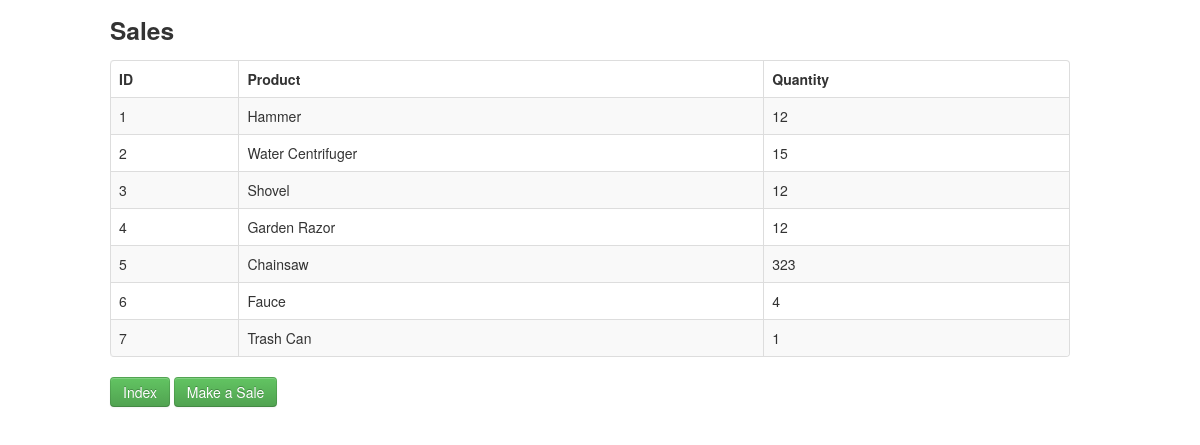
Page /sales.php on the earlier database version.
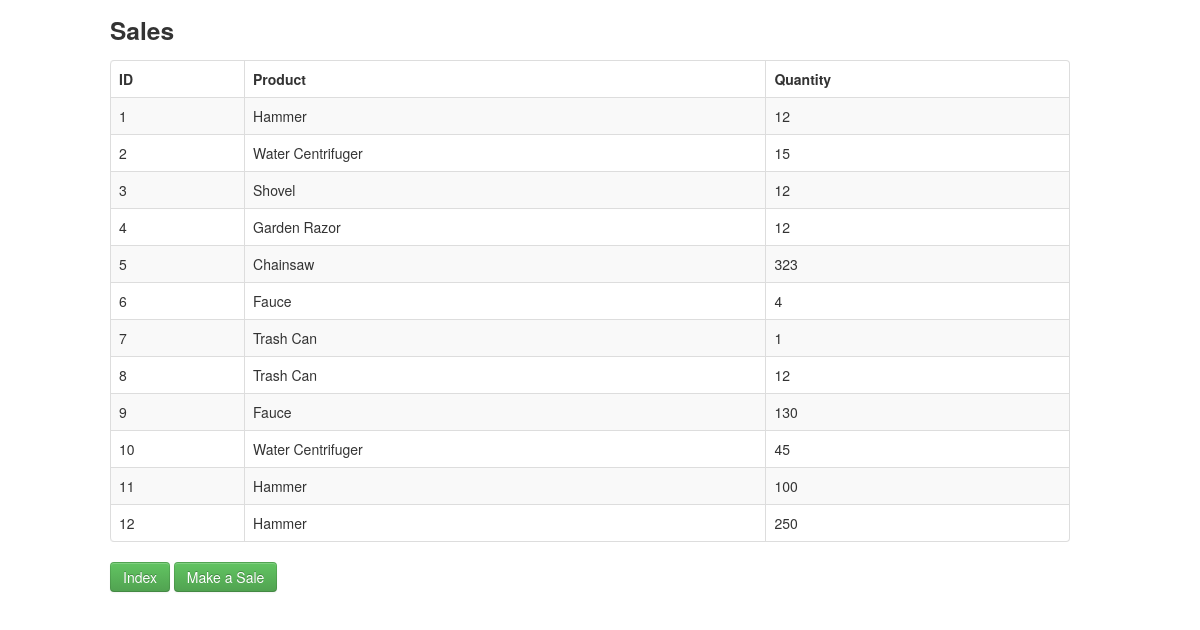
Same page on the later database version.
### tables this page shows
CREATE TABLE `saleProduct` (
  `Id` int(11) NOT NULL AUTO_INCREMENT,
  `product` int(11) DEFAULT NULL,
  `sale` int(11) DEFAULT NULL,
  `quantity` int(11) DEFAULT NULL,
  PRIMARY KEY (`Id`),
  KEY `product` (`product`),
  KEY `sale` (`sale`),
  CONSTRAINT `saleproduct_ibfk_1` FOREIGN KEY (`product`) REFERENCES `product` (`Id`) ON DELETE CASCADE ON UPDATE CASCADE,
  CONSTRAINT `saleproduct_ibfk_2` FOREIGN KEY (`sale`) REFERENCES `sale` (`Id`) ON DELETE CASCADE ON UPDATE CASCADE
);

CREATE TABLE `product` (
  `Id` int(11) NOT NULL AUTO_INCREMENT,
  `name` varchar(30) DEFAULT NULL,
  `price` int(11) DEFAULT NULL,
  `department` int(11) DEFAULT NULL,
  `category` int(11) DEFAULT NULL,
  PRIMARY KEY (`Id`),
  KEY `department` (`department`),
  KEY `category` (`category`),
  CONSTRAINT `product_ibfk_1` FOREIGN KEY (`department`) REFERENCES `department` (`Id`) ON DELETE CASCADE ON UPDATE CASCADE,
  CONSTRAINT `product_ibfk_2` FOREIGN KEY (`category`) REFERENCES `category` (`Id`) ON DELETE CASCADE ON UPDATE CASCADE
);

### sales.php (the view, shortened to what this page needs)
<!DOCTYPE html>
<html lang="en">
	<head>
	    <link   href="css/bootstrap.min.css" rel="stylesheet">
	</head>
	<body>
	    <div class="container">
	    		<div class="row">
		   			<h3>Sales</h3>
		   		</div>
				<div class="row">
					<table class="table table-striped table-bordered">
			            <thead>
			                <tr>
			                	<th>ID</th>
			                	<th>Product</th>
			                	<th>Quantity</th>
			                </tr>
			            </thead>
			            <tbody>
			              	<?php
						   	$pdo = Database::connect();
						   	$sql = 'SELECT saleProduct.Id, product.name AS "product", saleProduct.quantity FROM saleProduct INNER JOIN product ON saleProduct.product = product.Id  ORDER BY saleProduct.Id';
						   	foreach ($pdo->query($sql) as $row) {
								echo '<tr>';
	    					   	echo '<td>'. $row['Id'] . '</td>';
	    					  	echo '<td>'. $row['product'] . '</td>';
	    					  	echo '<td>'. $row['quantity'] . '</td>';
							  	echo '</tr>';
						    }
						  	?>
					    </tbody>
		            </table>
		            <p>
						<a href="index.php" class="btn btn-success">Index</a>
						<a href="makeSale.php" class="btn btn-success">Make a Sale</a>
					</p>
	    	</div>
	    </div>
	</body>
</html>

Differences in the rows shown:
added saleproduct: Id "8", product.name "Trash Can", quantity "12"
added saleproduct: Id "9", product.name "Fauce", quantity "130"
added saleproduct: Id "10", product.name "Water Centrifuger", quantity "45"
added saleproduct: Id "11", product.name "Hammer", quantity "100"
added saleproduct: Id "12", product.name "Hammer", quantity "250"
